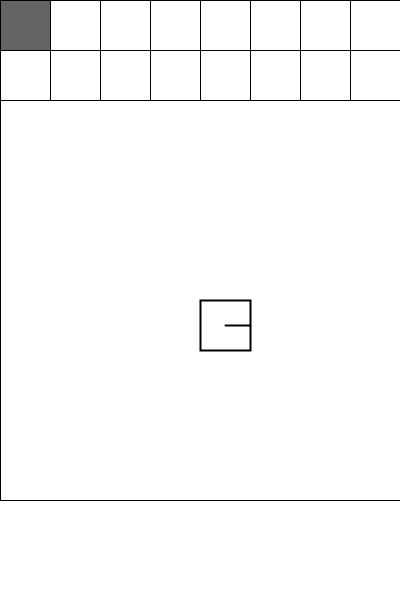
Frame 1 (no input)
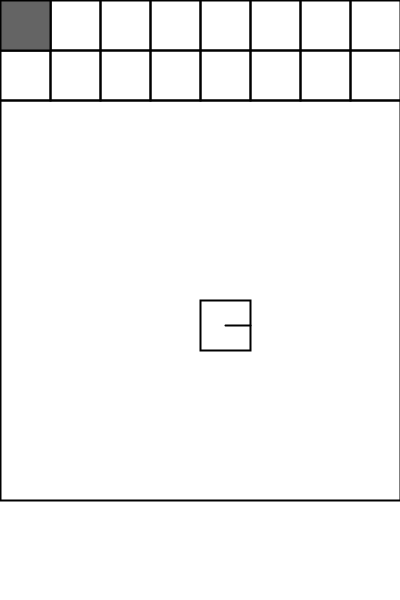
Frame 60 (the mouse pressed at the canvas centre just before this capture)
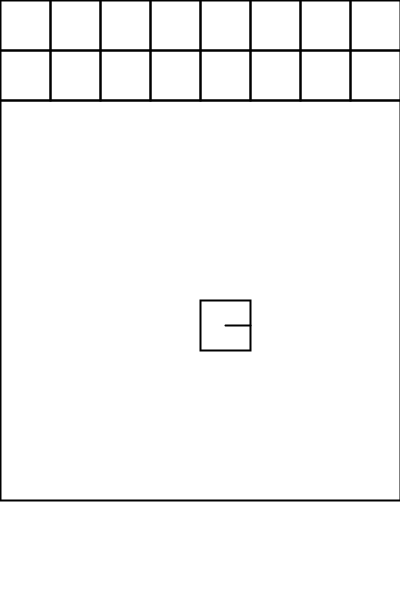
Frame 120 (the mouse held since frame 60 and released just before this capture)

The Processing sketch that drew these frames (run headless with seeded random() and noise(); from frame 60 on, the mouse is pressed at the canvas centre):

// Processing sketch: combinedshapetools
// ── combinedshapetools.pde
int[] zeroColor = {0,0,0};  //black
int[] oneColor = {127,0,0};   //brown
int[] twoColor = {255,0,0};   //red
int[] threeColor = {255,125,0}; //orange
int[] fourColor = {255,255,0};  //yellow
int[] fiveColor = {0,255,0};  //green
int[] sixColor = {0,0,255};   //blue
int[] sevenColor = {255,0,255}; //violet
int[] eightColor = {125,125,125}; //grey
int[] nineColor = {255,255,255};  //white
int[] colorArray = {};


float side = 50;
float scale =0;
float x0 = 200;
float y0 = 300;
float x = x0;
float y = y0;
float unit = 50;

int colorIndex = 0;
int shapeIndex = 0;
int directionIndex = 0; //0 through 15, in 15 degree increments
float angleIncrement = 2*PI/16; //15 degrees
float theta = angleIncrement*directionIndex;

int[] currentGlyph = {0303};

void setup(){
    colorArray = concat(colorArray,zeroColor);
  colorArray = concat(colorArray,oneColor);
  colorArray = concat(colorArray,twoColor);
  colorArray = concat(colorArray,threeColor);
  colorArray = concat(colorArray,fourColor);
  colorArray = concat(colorArray,fiveColor);
  colorArray = concat(colorArray,sixColor);
  colorArray = concat(colorArray,sevenColor);
  colorArray = concat(colorArray,eightColor);
  colorArray = concat(colorArray,nineColor);

 size(400,600); 
}

void draw(){
  background(255);
  doTheThing(0303);
  rect(0,2*side,8*side,8*side);
  drawButtons();
  drawGlyph(currentGlyph);
  drawCursor();
 // noLoop();
}

void drawCursor(){
  stroke(color(colorArray[3*colorIndex],colorArray[3*colorIndex + 1],colorArray[3*colorIndex + 2]));
  strokeWeight(2);
  noFill();
  drawShape(shapeIndex);
  line(x+0.5*side,y + 0.5*side,x+0.5*side + 0.5*side*cos(theta),y + 0.5*side + 0.5*side*sin(theta));
}

void drawButtons(){
  noFill();
  stroke(0);
  for(int rows = 0;rows < 2;rows++){
   for(int columns = 0;columns < 8;columns++){
      rect(columns*side,rows*side,side,side); 
   }
  }
  if(mouseY < 2*side){
     fill(100);
     rect(side*int(mouseX/side),side*int(mouseY/side),side,side);
      noFill();
  }
  
}

void drawShape(int localShapeIndex){
  switch(localShapeIndex){//squareC1
   case 0:
     rect(x,y,side,side);
     break;
   case 1:
     quad(x + side,y + 0.5*side,x + 0.5*side,y + 1*side,x - 0.0*side,y + 0.5*side,x + 0.5*side,y - 0.0*side);
     break;
   case 2:  //triangleC1pointdown
     triangle(x,y,x+side,y,x + side*cos(PI/3),y + side*sin(PI/3));
     break;
   case 3:  //triangleC1pointUp
     triangle(x,y + side,x + side,y + side,x + side*cos(PI/3),y + side - side*sin(PI/3));
     break;
   case 4:  //triangleC1pointRight
     triangle(x,y,x,y + side,x + side*sin(PI/3),y + 0.5*side);
     break;
   case 5:  //triangleC1pointLeft
     triangle(x + side,y,x + side,y + side,x + side*(1-sin(PI/3)),y + 0.5*side);
     break;
   case 6:  //quartersquaretop
     triangle(x,y,x + side,y,x + 0.5*side,y + 0.5*side);
     break;
   case 7:  //quartersquareleft
     triangle(x,y,x,y + side,x + 0.5*side,y + 0.5*side);
     break;
   case 8:  //quartersquarebottom
     triangle(x,y + side,x + side,y + side,x + 0.5*side,y + 0.5*side);
     break;
   case 9:  //quartersquareright
     triangle(x + side,y,x + side,y + side,x + 0.5*side,y + 0.5*side);
     break;
   case 10:  //circle
     ellipse(x+0.5*side,y+0.5*side,side,side);
     break;
  }
}

void drawGlyph(int[] localGlyph){
   for(int index = 0;index < localGlyph.length;index++){
      doTheThing(localGlyph[index]); 
   }
}

void doTheThing(int localByte){
 switch(localByte){
   case 0300://move
     x += side*cos(theta);
     y += side*sin(theta);
     break;
   case 0301://writeFilled
     setFillColor(colorIndex);
     noStroke();
     drawShape(shapeIndex);
     break;
   case 0302://writeOutline
     noFill();
     stroke(0);
     strokeWeight(1);
     drawShape(shapeIndex);
     break;
   case 0303: //resetCursor
     x=x0;
     y=y0;
     side = unit;
     directionIndex = 0;
     colorIndex = 0;
     shapeIndex = 0;
     break;
   case 0304: //deleteOne
     break;
   case 0305: //deleteAll
     break;
   case 0310: //rotateRight
     directionIndex = (directionIndex - 1)%16; 
     theta = directionIndex*angleIncrement;
     break;
   case 0311: //rotateLeft
     directionIndex = (directionIndex + 1)%16; 
     theta = directionIndex*angleIncrement;
     break;
   case 0312: //increaseSize
     side *= 2;
     break;
   case 0313: //decreaseSize
     side /= 2;
     break;
   case 0314: //decreaseColor
      colorIndex = (colorIndex - 1)%10; 
      if(colorIndex == -1){
         colorIndex = 9;
      }
      break;
   case 0315: //increaseColor
     colorIndex = (colorIndex + 1)%10; 
     break;
   case 0316: //decreaseShape
     shapeIndex = (shapeIndex - 1)%11;
     if(shapeIndex == -1){
       shapeIndex = 10;
     }
     break;
   case 0317: //increaseShape
     shapeIndex = (shapeIndex + 1)%11;
     break;
 }
}

void drawCommandGlyph(int localByte){
 switch(localByte){
   case 0300://moveGlyph
     break;
   case 0301://writeFilledGlyph
     break;
   case 0302://writeOutlineGlyph
     break;
   case 0303: //resetCursorGlyph
     break;
   case 0304: //deleteOneGlyph
     break;
   case 0305: //deleteAllGlyph
     break;
   case 0310: //rotateRightGlyph
     break;
   case 0311: //rotateLeftGlyph
     break;
   case 0312: //increaseSizeGlyph
     break;
   case 0313: //decreaseSizeGlyph
     break;
   case 0314: //decreaseColorGlyph
     break;
   case 0315: //increaseColorGlyph
     break;
   case 0316: //decreaseShapeGlyph
     break;
   case 0317: //increaseShapeGlyph
     break;
 }
  
}
void setFillColor(int localColorIndex){
  fill(color(colorArray[3*localColorIndex],colorArray[3*localColorIndex + 1],colorArray[3*localColorIndex + 2]));   
}

void mouseClicked(){
  int ones,eights,sixtyfours,localByte;
  sixtyfours = 3;
  ones = int(mouseX/side);
  eights = int(mouseY/side);
  localByte = ones + 8*eights + 64*sixtyfours;
  currentGlyph = append(currentGlyph,localByte);
}
